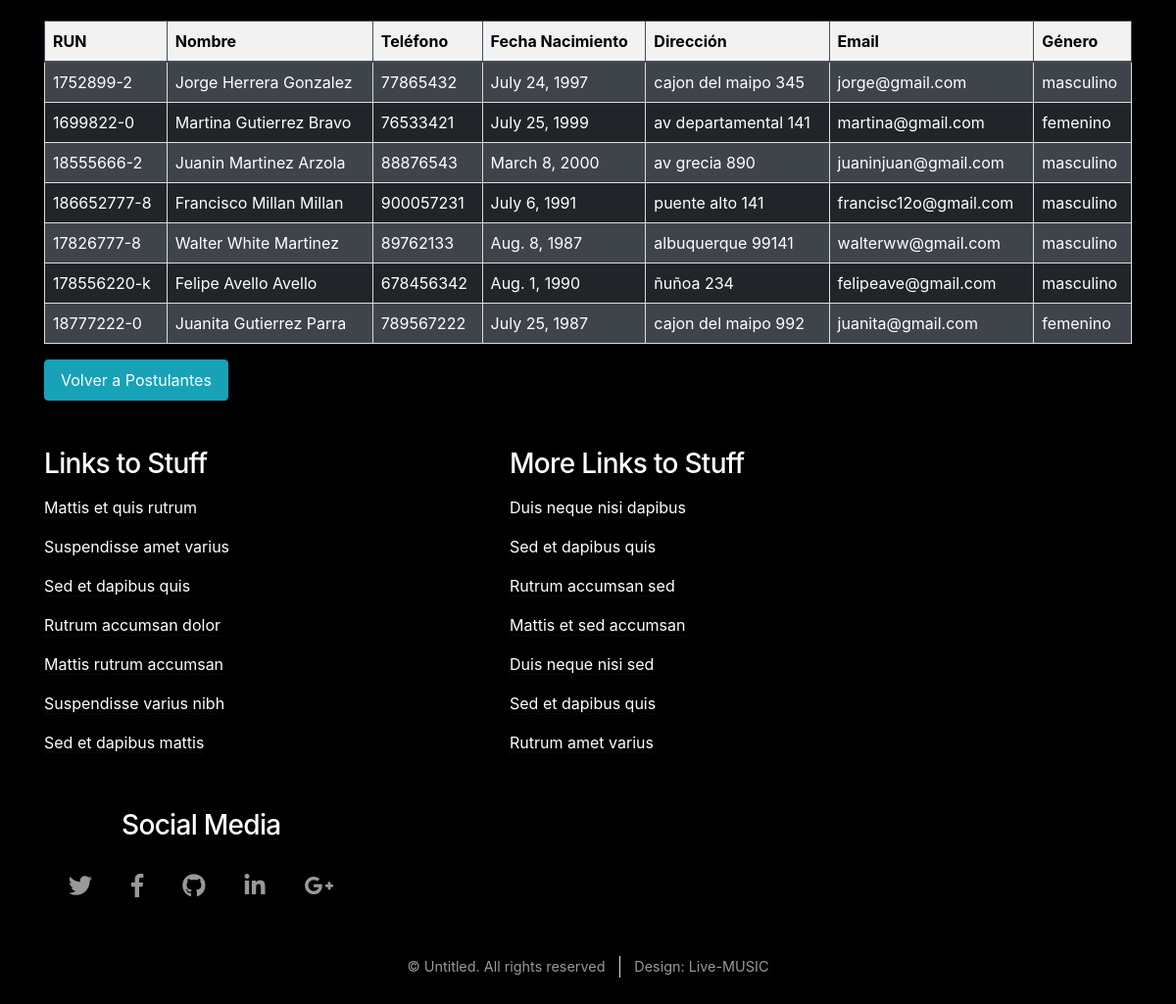
Page /listadoSQL (lower part) on the earlier database version.
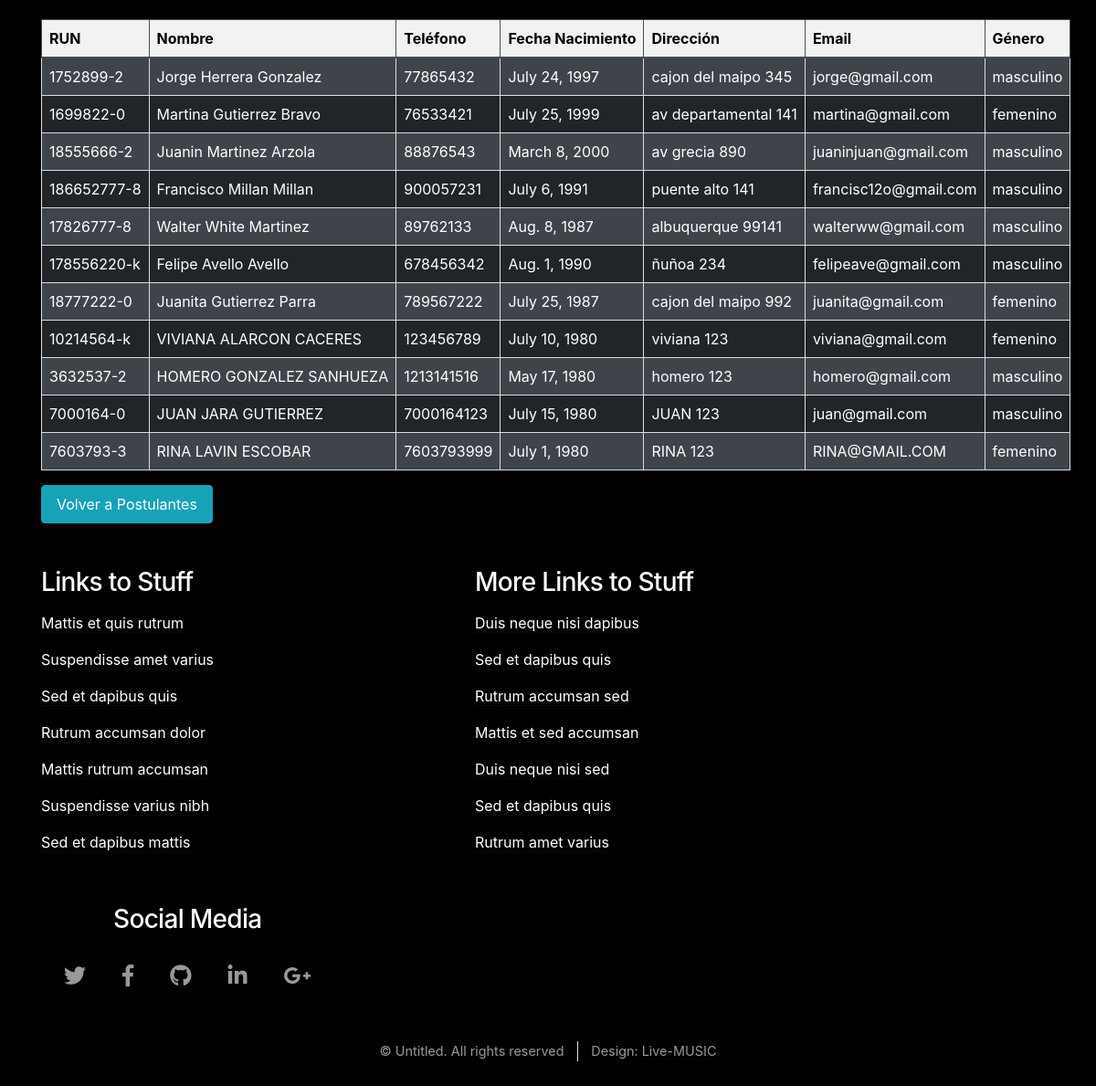
Same page on the later database version.
### demo/models.py (models this page shows, shortened)
class Postulante(models.Model):
    rut              = models.CharField(primary_key=True, max_length=10)
    nombre           = models.CharField(max_length=20)
    apellido_paterno = models.CharField(max_length=20)
    apellido_materno = models.CharField(max_length=20)
    fecha_nacimiento = models.DateField(blank=False, null=False)
    id_genero        = models.ForeignKey('Genero',on_delete=models.CASCADE, db_column='idGenero')
    telefono         = models.CharField(max_length=45)
    email            = models.EmailField(unique=True, max_length=100, blank=True, null=True)
    direccion        = models.CharField(max_length=50, blank=True, null=True)
    activo           = models.IntegerField()
    def __str__(self):
        return str(self.nombre)+" "+str(self.apellido_paterno)

class Genero(models.Model):
    id_genero  = models.AutoField(db_column='idGenero', primary_key=True)
    genero     = models.CharField(max_length=20, blank=False, null=False)

### demo/views.py (the view)
# urls.py: path('listadoSQL', views.listadoSQL, name='listadoSQL'),
def listadoSQL(request):
    demo = Postulante.objects.all()
    print(demo)
    context={"demo": demo}
    return render(request, 'demo/listadoSQL.html', context)

### demo/templates/demo/listadoSQL.html (shortened to what this page needs)
{% extends "demo/base.html" %}
{% block content %}
<section>
  <div class="container">
    <table class="table table-striped table-dark responsive-table">
      {% if demo %}
      <thead>
        <tr>
          <th scope="col">RUN</th>
          <th scope="col">Nombre</th>
          <th scope="col">Teléfono</th>
          <th scope="col">Fecha Nacimiento</th>
          <th scope="col">Dirección</th>
          <th scope="col">Email</th>
          <th scope="col">Género</th>
        </tr>
      </thead>
      <tbody>
        {% for postulante in demo %}
        <tr>
          <td>{{ postulante.rut }}</td>
          <td>{{ postulante.nombre }} {{ postulante.apellido_paterno }} {{ postulante.apellido_materno }}</td>
          <td>{{ postulante.telefono }}</td>
          <td>{{ postulante.fecha_nacimiento }}</td>
          <td>{{ postulante.direccion }}</td>
          <td>{{ postulante.email }}</td>
          <td>{{ postulante.id_genero.genero }}</td>
        </tr>
        {% endfor %}
      </tbody>
      {% endif %}
    </table>
    <a href="{% url 'crud' %}" class="btn btn-info">Volver a Postulantes</a>
  </div>
</section>
{% endblock %}

### demo/templates/demo/base.html (shortened to what this page needs)
{% load static %}
<!DOCTYPE HTML>
<html>
	<head>
		<link rel="stylesheet" href={% static "/css/main.css" %} />
		<link rel="stylesheet" href={% static "/css/fontawesome-all.min.css" %} />
		<link rel="stylesheet" href="https://cdnjs.cloudflare.com/ajax/libs/font-awesome/5.5.0/css/all.min.css"
 />
		<link rel="stylesheet" href="https://cdn.jsdelivr.net/npm/bootstrap@4.6.2/dist/css/bootstrap.min.css">
	</head>
		<body class="homepage is-preload">
<br>
<br><br><br><br><br>
                {% block content %}{% endblock %}
				<div id="footer">
					<div class="container">
						<div class="row">
							<section class="col-5">
								<h3>Links to Stuff</h3>
								<ul class="links">
									<li><a href="#">Mattis et quis rutrum</a></li>
									<li><a href="#">Suspendisse amet varius</a></li>
									<li><a href="#">Sed et dapibus quis</a></li>
									<li><a href="#">Rutrum accumsan dolor</a></li>
									<li><a href="#">Mattis rutrum accumsan</a></li>
									<li><a href="#">Suspendisse varius nibh</a></li>
									<li><a href="#">Sed et dapibus mattis</a></li>
								</ul>
							</section>
							<section class="col-5">
								<h3>More Links to Stuff</h3>
								<ul class="links">
									<li><a href="#">Duis neque nisi dapibus</a></li>
									<li><a href="#">Sed et dapibus quis</a></li>
									<li><a href="#">Rutrum accumsan sed</a></li>
									<li><a href="#">Mattis et sed accumsan</a></li>
									<li><a href="#">Duis neque nisi sed</a></li>
									<li><a href="#">Sed et dapibus quis</a></li>
									<li><a href="#">Rutrum amet varius</a></li>
								</ul>
							</section>
							<section class="social-media">
								<h3>Social Media</h3>
								<ul class="icons">
									<li><a href="#" class="icon brands fa-twitter"><span class="label">Twitter</span></a></li>
									<li><a href="#" class="icon brands fa-facebook-f"><span class="label">Facebook</span></a></li>
									<li><a href="#" class="icon brands fa-github"><span class="label">GitHub</span></a></li>
									<li><a href="#" class="icon brands fa-linkedin-in"><span class="label">LinkedIn</span></a></li>
									<li><a href="#" class="icon brands fa-google-plus-g"><span class="label">Google+</span></a></li>
								</ul>
							</section>
						</div>
					</div>
						<div class="copyright">
							<ul class="menu">
								<li>&copy; Untitled. All rights reserved</li><li>Design: <a href="http://html5up.net">Live-MUSIC</a></li>
							</ul>
						</div>
				</div>
	</body>
</html>

### demo/templates/demo/base.html (style rules this page uses)
body { background-color: black; color: white; }
.social-media { padding: 2em; background-color: black; }
.social-media h3 { margin-bottom: 1em; text-align: center; }
.icons { list-style: none; padding: 0; display: flex; flex-wrap: wrap; justify-content: center; }
.icons li { margin: 0.5em; }
.icons a { text-decoration: none; color: #333; font-size: 1.5em; }

### demo/templates/demo/listadoSQL.html (style rules this page uses)
body { background-color: black; color: white; }
.responsive-table { width: 100%; border-collapse: collapse; margin-top: 20px; overflow-x: auto; }
.responsive-table th, .responsive-table td { border: 1px solid #ddd; padding: 8px; text-align: left; white-space: nowrap; }
.responsive-table th { background-color: #f2f2f2; color: black; }
.responsive-table tbody tr:nth-child(even) { background-color: #212529; }
.btn { display: inline-block; padding: 8px 16px; text-decoration: none; color: #ffffff; background-color: #007bff; border: 1px solid #007bff; cursor: pointer; margin-right: 10px; }
.btn-info { background-color: #17a2b8; border-color: #17a2b8; }

Differences in the rows shown:
added Postulante: rut "10214564-k", nombre "VIVIANA", apellido_paterno "ALARCON", apellido_materno "CACERES", telefono "123456789", fecha_nacimiento "July 10, 1980", direccion "viviana 123", email "viviana@gmail.com", id_genero.genero "femenino"
added Postulante: rut "3632537-2", nombre "HOMERO", apellido_paterno "GONZALEZ", apellido_materno "SANHUEZA", telefono "1213141516", fecha_nacimiento "May 17, 1980", direccion "homero 123", email "homero@gmail.com", id_genero.genero "masculino"
added Postulante: rut "7000164-0", nombre "JUAN", apellido_paterno "JARA", apellido_materno "GUTIERREZ", telefono "7000164123", fecha_nacimiento "July 15, 1980", direccion "JUAN 123", email "juan@gmail.com", id_genero.genero "masculino"
added Postulante: rut "7603793-3", nombre "RINA", apellido_paterno "LAVIN", apellido_materno "ESCOBAR", telefono "7603793999", fecha_nacimiento "July 1, 1980", direccion "RINA 123", email "RINA@GMAIL.COM", id_genero.genero "femenino"
